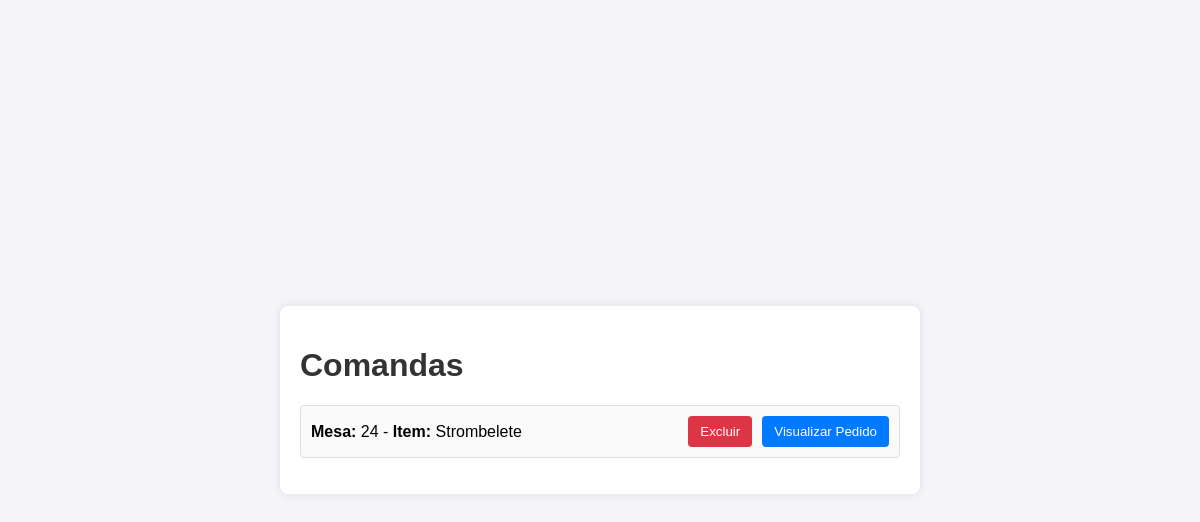
Before: /comandas/ with the older database file.
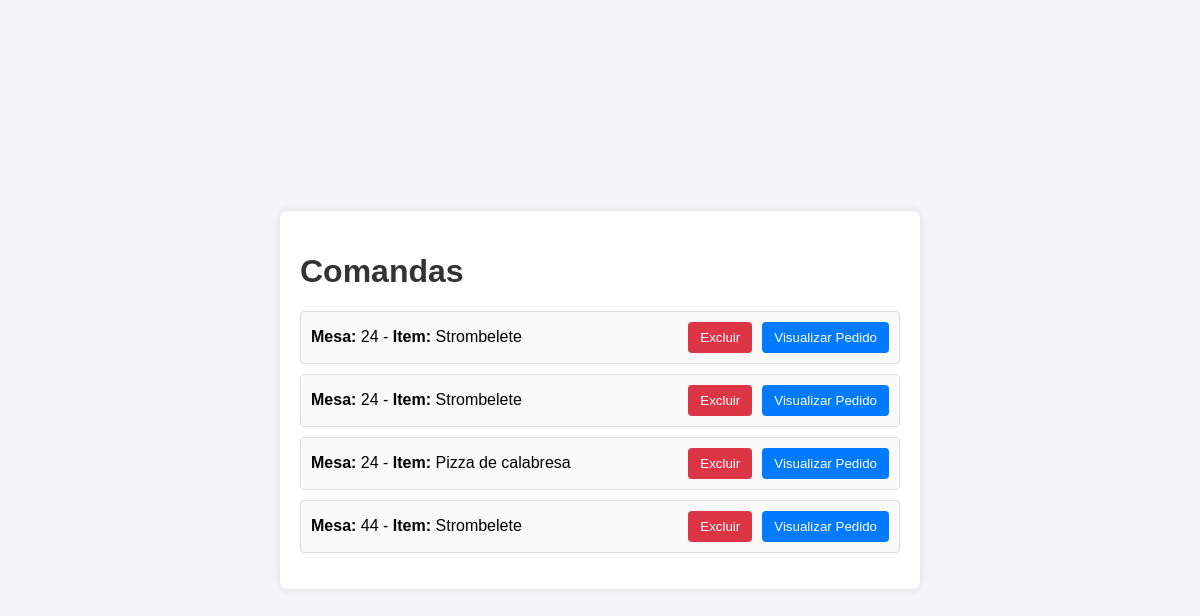
After: the same page with the newer database file.
### menu/models.py (models this page shows, shortened)
class Pedido(models.Model):
    mesa = models.IntegerField()
    menu_item = models.ForeignKey(MenuItem, on_delete=models.CASCADE)
    created_at = models.DateTimeField(auto_now_add=True)
    quantidade = models.PositiveBigIntegerField(default=1)

class MenuItem(models.Model):
    name = models.CharField(max_length=100)
    description = models.TextField()
    price = models.DecimalField(max_digits=10, decimal_places=2)

### menu/views.py (the view)
# urls.py: path('comandas/', views.order_list, name='order_list'),
def order_list(request):
    pedidos = Pedido.objects.all()
    return render(request, 'menu/order_list.html', {'pedidos': pedidos})

### menu/templates/menu/order_list.html (shortened to what this page needs)
<!DOCTYPE html>
<html lang="en">
<head>
</head>
<body>
    <div class="container">
        <h1>Comandas</h1>
        <ul>
            {% for pedido in pedidos %}
            <li>
                <div>
                    <strong>Mesa:</strong> {{ pedido.mesa }} - <strong>Item:</strong> {{ pedido.menu_item.name }}
                </div>
                <div class="buttons">
                    <form action="{% url 'delete_order' pedido.id %}" method="post" style="display:inline;">
                        <button type="submit" class="delete-button">Excluir</button>
                    </form>
                    <a href="{% url 'order_detail' pedido.id %}">
                        <button type="button">Visualizar Pedido</button>
                    </a>
                </div>
            </li>
            {% endfor %}
        </ul>
    </div>
</body>
</html>

### menu/templates/menu/order_list.html (style rules this page uses)
body { font-family: Arial, sans-serif; background-color: #f4f4f9; margin: 0; padding: 0; display: flex; justify-content: center; align-items: center; height: 100vh; }
h1 { color: #333; }
.container { background-color: #fff; padding: 20px; border-radius: 8px; box-shadow: 0 0 10px rgba(0, 0, 0, 0.1); width: 80%; max-width: 600px; }
ul { list-style-type: none; padding: 0; }
li { background-color: #fafafa; margin: 10px 0; padding: 10px; border: 1px solid #ddd; border-radius: 4px; display: flex; justify-content: space-between; align-items: center; }
.buttons { display: flex; gap: 10px; }
button { background-color: #007bff; color: white; border: none; padding: 8px 12px; border-radius: 4px; cursor: pointer; }
.delete-button { background-color: #dc3545; }
a button { text-decoration: none; color: white; }

Changed rows visible on the page:
added Pedido: mesa "24", menu_item.name "Strombelete"
added Pedido: mesa "24", menu_item.name "Pizza de calabresa"
added Pedido: mesa "44", menu_item.name "Strombelete"
